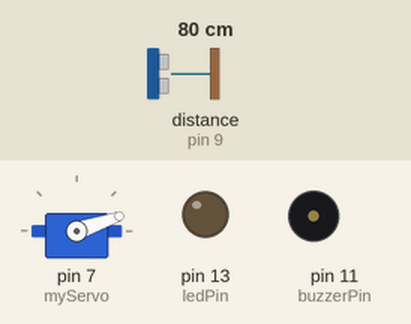
This sketch was run on a simulated Arduino Uno, built with avr-gcc and run on an emulated ATmega328P. On the bench: servo, output pins drawn as LEDs (lit = HIGH), buzzer (waves = sounding, pin HIGH). Wiring (inferred from the names in the program): ultrasonic range finder: trigger pin 8; echo pin 9. Dashed ring = blinking. The test bench sets the inputs (shaded band); at power-on: distance to the obstacle (sensor on pin 9) 80 cm. The echo pulse lasts 58.3 µs per cm; pins used as bus, display or sensor lines are not drawn; what the sketch prints to the serial monitor is not drawn.

Above: at 1.2 s.
1.3 s: distance to the obstacle (sensor on pin 9) set to 23 cm
4.3 s: distance to the obstacle (sensor on pin 9) set to 18 cm
At 5.04 s:
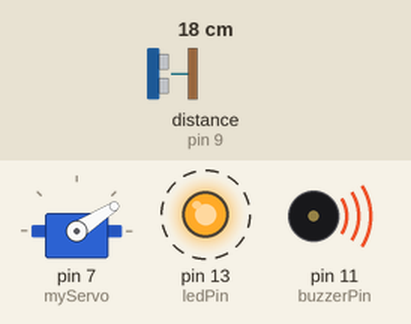
At 9.39 s:
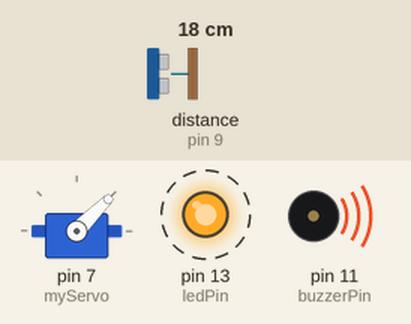
Timing chart, 0 to 23.4 s (numbered marks = the images above; inputs shaded):
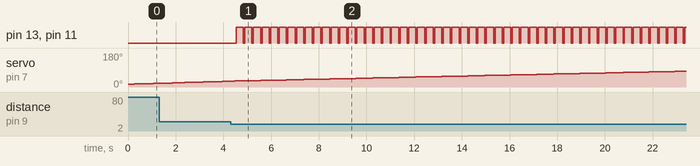

Measured:
- the behaviour switches between 21 and 20 cm on distance to the obstacle (sensor on pin 9) (found by bisection; images 0 and 1)
- after the input at 4.3 s, pin 13 (ledPin), pin 11 (buzzerPin): alternates HIGH for 0.30 s and LOW for 0.06 s, starting after 0.24 s

The sketch:

radarnew.ino
```cpp
#include <Servo.h>

const int trigPin = 8;
const int echoPin = 9;
const int buzzerPin = 11; // Define the buzzer pin
const int buzzerThreshold = 20; // Adjust this threshold as needed
const int ledPin = 13; // Define the LED pin
const int servoDelay = 60; // Delay for servo movement

long duration;
int distance;
Servo myServo;

void setup() {
  pinMode(trigPin, OUTPUT);
  pinMode(echoPin, INPUT);
  pinMode(buzzerPin, OUTPUT);
  pinMode(ledPin, OUTPUT); // Set the LED pin as an output
  Serial.begin(9600);
  myServo.attach(7);
}

void loop() {
  digitalWrite(ledPin, LOW); // Turn off the LED initially
  digitalWrite(buzzerPin, LOW); // Turn off the buzzer initially

  for (int i = 15; i <= 165; i++) {
    myServo.write(i);
    delay(servoDelay);
    distance = calculateDistance();

    Serial.print(i);
    Serial.print(",");
    Serial.print(distance);
    Serial.print(".");

    if (distance < buzzerThreshold) {
      digitalWrite(buzzerPin, HIGH); // Turn on the buzzer when an object is detected
      digitalWrite(ledPin, HIGH); // Turn on the LED when an object is detected
      delay(100); // Reduce this delay for faster beeping
    }

    // Add a delay here to control the beep duration
    delay(200); // Adjust the duration as needed
    digitalWrite(buzzerPin, LOW); // Turn off the buzzer
    digitalWrite(ledPin, LOW); // Turn off the LED
  }

  delay(1000);

  for (int i = 165; i > 15; i--) {
    myServo.write(i);
    delay(servoDelay);
    distance = calculateDistance();

    Serial.print(i);
    Serial.print(",");
    Serial.print(distance);
    Serial.print(".");

    if (distance < buzzerThreshold) {
      digitalWrite(buzzerPin, HIGH);
      digitalWrite(ledPin, HIGH);
      delay(100); // Reduce this delay for faster beeping
    }

    // Add a delay here to control the beep duration
    delay(200); // Adjust the duration as needed
    digitalWrite(buzzerPin, LOW);
    digitalWrite(ledPin, LOW);
  }

  delay(1000);
}

int calculateDistance() {
  digitalWrite(trigPin, LOW);
  delayMicroseconds(2);
  digitalWrite(trigPin, HIGH);
  delayMicroseconds(10);
  digitalWrite(trigPin, LOW);
  duration = pulseIn(echoPin, HIGH);
  distance = duration * 0.034 / 2;
  return distance;
}
```
